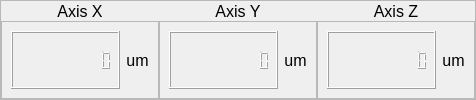
     <widget class="QFrame" name="frame_AxisReading">
      <property name="frameShape">
       <enum>QFrame::StyledPanel</enum>
      </property>
      <property name="frameShadow">
       <enum>QFrame::Raised</enum>
      </property>
      <layout class="QGridLayout" name="gridLayout" rowstretch="1,4">
       <property name="margin">
        <number>0</number>
       </property>
       <property name="spacing">
        <number>0</number>
       </property>
       <item row="0" column="0">
        <widget class="QLabel" name="label_Axis1">
         <property name="font">
          <font>
           <pointsize>12</pointsize>
          </font>
         </property>
         <property name="text">
          <string>Axis X</string>
         </property>
         <property name="alignment">
          <set>Qt::AlignCenter</set>
         </property>
        </widget>
       </item>
       <item row="0" column="1">
        <widget class="QLabel" name="label_Axis2">
         <property name="font">
          <font>
           <pointsize>12</pointsize>
          </font>
         </property>
         <property name="text">
          <string>Axis Y</string>
         </property>
         <property name="alignment">
          <set>Qt::AlignCenter</set>
         </property>
        </widget>
       </item>
       <item row="0" column="2">
        <widget class="QLabel" name="label_Axis3">
         <property name="font">
          <font>
           <pointsize>12</pointsize>
          </font>
         </property>
         <property name="text">
          <string>Axis Z</string>
         </property>
         <property name="alignment">
          <set>Qt::AlignCenter</set>
         </property>
        </widget>
       </item>
       <item row="1" column="0">
        <widget class="QFrame" name="frame_Display1">
         <property name="frameShape">
          <enum>QFrame::StyledPanel</enum>
         </property>
         <property name="frameShadow">
          <enum>QFrame::Raised</enum>
         </property>
         <layout class="QHBoxLayout" name="horizontalLayout" stretch="1,0">
          <item>
           <widget class="QLCDNumber" name="lcdNumber_Axis1">
            <property name="font">
             <font>
              <pointsize>12</pointsize>
             </font>
            </property>
            <property name="smallDecimalPoint">
             <bool>false</bool>
            </property>
            <property name="numDigits">
             <number>10</number>
            </property>
            <property name="digitCount">
             <number>10</number>
            </property>
            <property name="mode">
             <enum>QLCDNumber::Dec</enum>
            </property>
            <property name="segmentStyle">
             <enum>QLCDNumber::Filled</enum>
            </property>
            <property name="value" stdset="0">
             <double>0.000000000000000</double>
            </property>
            <property name="intValue" stdset="0">
             <number>0</number>
            </property>
           </widget>
          </item>
          <item>
           <widget class="QLabel" name="label_5">
            <property name="font">
             <font>
              <pointsize>12</pointsize>
             </font>
            </property>
            <property name="text">
             <string>um</string>
            </property>
            <property name="alignment">
             <set>Qt::AlignCenter</set>
            </property>
           </widget>
          </item>
         </layout>
        </widget>
       </item>
       <item row="1" column="1">
        <widget class="QFrame" name="frame_Display2">
         <property name="frameShape">
          <enum>QFrame::StyledPanel</enum>
         </property>
         <property name="frameShadow">
          <enum>QFrame::Raised</enum>
         </property>
         <layout class="QHBoxLayout" name="horizontalLayout_2" stretch="1,0">
          <item>
           <widget class="QLCDNumber" name="lcdNumber_Axis2">
            <property name="font">
             <font>
              <pointsize>12</pointsize>
             </font>
            </property>
            <property name="smallDecimalPoint">
             <bool>false</bool>
            </property>
            <property name="numDigits">
             <number>10</number>
            </property>
            <property name="digitCount">
             <number>10</number>
            </property>
            <property name="mode">
             <enum>QLCDNumber::Dec</enum>
            </property>
            <property name="segmentStyle">
             <enum>QLCDNumber::Filled</enum>
            </property>
            <property name="value" stdset="0">
             <double>0.000000000000000</double>
            </property>
            <property name="intValue" stdset="0">
             <number>0</number>
            </property>
           </widget>
          </item>
          <item>
           <widget class="QLabel" name="label_6">
            <property name="font">
             <font>
              <pointsize>12</pointsize>
             </font>
            </property>
            <property name="text">
             <string>um</string>
            </property>
            <property name="alignment">
             <set>Qt::AlignCenter</set>
            </property>
           </widget>
          </item>
         </layout>
        </widget>
       </item>
       <item row="1" column="2">
        <widget class="QFrame" name="frame_Display3">
         <property name="frameShape">
          <enum>QFrame::StyledPanel</enum>
         </property>
         <property name="frameShadow">
          <enum>QFrame::Raised</enum>
         </property>
         <layout class="QHBoxLayout" name="horizontalLayout_3" stretch="1,0">
          <item>
           <widget class="QLCDNumber" name="lcdNumber_Axis3">
            <property name="font">
             <font>
              <pointsize>12</pointsize>
             </font>
            </property>
            <property name="smallDecimalPoint">
             <bool>false</bool>
            </property>
            <property name="numDigits">
             <number>10</number>
            </property>
            <property name="digitCount">
             <number>10</number>
            </property>
            <property name="mode">
             <enum>QLCDNumber::Dec</enum>
            </property>
            <property name="segmentStyle">
             <enum>QLCDNumber::Filled</enum>
            </property>
            <property name="value" stdset="0">
             <double>0.000000000000000</double>
            </property>
            <property name="intValue" stdset="0">
             <number>0</number>
            </property>
           </widget>
          </item>
          <item>
           <widget class="QLabel" name="label_7">
            <property name="font">
             <font>
              <pointsize>12</pointsize>
             </font>
            </property>
            <property name="text">
             <string>um</string>
            </property>
            <property name="alignment">
             <set>Qt::AlignCenter</set>
            </property>
           </widget>
          </item>
         </layout>
        </widget>
       </item>
      </layout>
     </widget>
